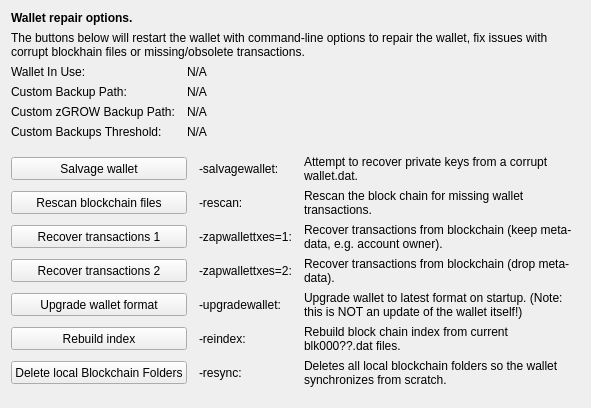
     <widget class="QWidget" name="tab_repair">
      <attribute name="title">
       <string>&amp;Wallet Repair</string>
      </attribute>
      <layout class="QGridLayout" name="gridLayout_4" columnstretch="0,0,0,0">
       <property name="horizontalSpacing">
        <number>12</number>
       </property>
       <item row="0" column="0" colspan="4">
        <widget class="QLabel" name="label_repair_header">
         <property name="font">
          <font>
           <weight>75</weight>
           <bold>true</bold>
          </font>
         </property>
         <property name="text">
          <string>Wallet repair options.</string>
         </property>
        </widget>
       </item>
       <item row="1" column="0" colspan="4">
        <widget class="QLabel" name="label_repair_helptext">
         <property name="font">
          <font>
           <weight>50</weight>
           <bold>false</bold>
          </font>
         </property>
         <property name="text">
          <string>The buttons below will restart the wallet with command-line options to repair the wallet, fix issues with corrupt blockhain files or missing/obsolete transactions.</string>
         </property>
         <property name="wordWrap">
          <bool>true</bool>
         </property>
        </widget>
       </item>
       <item row="2" column="0">
        <widget class="QLabel" name="wallet_path_label">
         <property name="text">
          <string>Wallet In Use:</string>
         </property>
        </widget>
       </item>
       <item row="2" column="1" colspan="3">
        <widget class="QLabel" name="wallet_path">
         <property name="cursor">
          <cursorShape>IBeamCursor</cursorShape>
         </property>
         <property name="text">
          <string>N/A</string>
         </property>
         <property name="textFormat">
          <enum>Qt::PlainText</enum>
         </property>
         <property name="textInteractionFlags">
          <set>Qt::LinksAccessibleByMouse|Qt::TextSelectableByKeyboard|Qt::TextSelectableByMouse</set>
         </property>
        </widget>
       </item>
       <item row="3" column="0">
        <widget class="QLabel" name="wallet_custombackuppath_label">
         <property name="text">
          <string>Custom Backup Path:</string>
         </property>
         <property name="visible">
          <bool>false</bool>
         </property>
        </widget>
       </item>
       <item row="3" column="1" colspan="3">
        <widget class="QLabel" name="wallet_custombackuppath">
         <property name="cursor">
          <cursorShape>IBeamCursor</cursorShape>
         </property>
         <property name="text">
          <string>N/A</string>
         </property>
         <property name="textFormat">
          <enum>Qt::PlainText</enum>
         </property>
         <property name="textInteractionFlags">
          <set>Qt::LinksAccessibleByMouse|Qt::TextSelectableByKeyboard|Qt::TextSelectableByMouse</set>
         </property>
         <property name="visible">
          <bool>false</bool>
         </property>
        </widget>
       </item>
       <item row="4" column="0">
        <widget class="QLabel" name="wallet_customzpivbackuppath_label">
         <property name="text">
          <string>Custom zGROW Backup Path:</string>
         </property>
         <property name="visible">
          <bool>false</bool>
         </property>
        </widget>
       </item>
       <item row="4" column="1" colspan="3">
        <widget class="QLabel" name="wallet_customzpivbackuppath">
         <property name="cursor">
          <cursorShape>IBeamCursor</cursorShape>
         </property>
         <property name="text">
          <string>N/A</string>
         </property>
         <property name="textFormat">
          <enum>Qt::PlainText</enum>
         </property>
         <property name="textInteractionFlags">
          <set>Qt::LinksAccessibleByMouse|Qt::TextSelectableByKeyboard|Qt::TextSelectableByMouse</set>
         </property>
         <property name="visible">
          <bool>false</bool>
         </property>
        </widget>
       </item>
       <item row="5" column="0">
        <widget class="QLabel" name="wallet_custombackupthreshold_label">
         <property name="text">
          <string>Custom Backups Threshold:</string>
         </property>
         <property name="visible">
          <bool>false</bool>
         </property>
        </widget>
       </item>
       <item row="5" column="1" colspan="3">
        <widget class="QLabel" name="wallet_custombackupthreshold">
         <property name="cursor">
          <cursorShape>IBeamCursor</cursorShape>
         </property>
         <property name="text">
          <string>N/A</string>
         </property>
         <property name="textFormat">
          <enum>Qt::PlainText</enum>
         </property>
         <property name="textInteractionFlags">
          <set>Qt::LinksAccessibleByMouse|Qt::TextSelectableByKeyboard|Qt::TextSelectableByMouse</set>
         </property>
         <property name="visible">
          <bool>false</bool>
         </property>
        </widget>
       </item>
       <item row="6" column="0">
        <spacer name="verticalSpacer_repair1">
         <property name="orientation">
          <enum>Qt::Vertical</enum>
         </property>
         <property name="sizeHint" stdset="0">
          <size>
           <width>10</width>
           <height>10</height>
          </size>
         </property>
        </spacer>
       </item>
       <item row="7" column="0" colspan="2">
        <widget class="QPushButton" name="btn_salvagewallet">
         <property name="minimumSize">
          <size>
           <width>100</width>
           <height>23</height>
          </size>
         </property>
         <property name="text">
          <string>Salvage wallet</string>
         </property>
        </widget>
       </item>
       <item row="7" column="2">
        <widget class="QLabel" name="label_repair_salvage_command">
         <property name="text">
          <string notr="true">-salvagewallet:</string>
         </property>
        </widget>
       </item>
       <item row="7" column="3">
        <widget class="QLabel" name="label_repair_salvage">
         <property name="text">
          <string>Attempt to recover private keys from a corrupt wallet.dat.</string>
         </property>
         <property name="wordWrap">
          <bool>true</bool>
         </property>
        </widget>
       </item>
       <item row="8" column="0" colspan="2">
        <widget class="QPushButton" name="btn_rescan">
         <property name="minimumSize">
          <size>
           <width>100</width>
           <height>23</height>
          </size>
         </property>
         <property name="text">
          <string>Rescan blockchain files</string>
         </property>
        </widget>
       </item>
       <item row="8" column="2">
        <widget class="QLabel" name="label_repair_rescan_command">
         <property name="text">
          <string notr="true">-rescan:</string>
         </property>
        </widget>
       </item>
       <item row="8" column="3">
        <widget class="QLabel" name="label_repair_rescan">
         <property name="text">
          <string>Rescan the block chain for missing wallet transactions.</string>
         </property>
         <property name="wordWrap">
          <bool>true</bool>
         </property>
        </widget>
       </item>
       <item row="9" column="0" colspan="2">
        <widget class="QPushButton" name="btn_zapwallettxes1">
         <property name="minimumSize">
          <size>
           <width>100</width>
           <height>23</height>
          </size>
         </property>
         <property name="text">
          <string>Recover transactions 1</string>
         </property>
        </widget>
       </item>
       <item row="9" column="2">
        <widget class="QLabel" name="label_repair_zap1_command">
         <property name="text">
          <string notr="true">-zapwallettxes=1:</string>
         </property>
        </widget>
       </item>
       <item row="9" column="3">
        <widget class="QLabel" name="label_repair_zap1">
         <property name="text">
          <string>Recover transactions from blockchain (keep meta-data, e.g. account owner).</string>
         </property>
         <property name="wordWrap">
          <bool>true</bool>
         </property>
        </widget>
       </item>
       <item row="10" column="0" colspan="2">
        <widget class="QPushButton" name="btn_zapwallettxes2">
         <property name="minimumSize">
          <size>
           <width>100</width>
           <height>23</height>
          </size>
         </property>
         <property name="text">
          <string>Recover transactions 2</string>
         </property>
        </widget>
       </item>
       <item row="10" column="2">
        <widget class="QLabel" name="label_repair_zap2_command">
         <property name="text">
          <string notr="true">-zapwallettxes=2:</string>
         </property>
        </widget>
       </item>
       <item row="10" column="3">
        <widget class="QLabel" name="label_repair_zap2">
         <property name="text">
          <string>Recover transactions from blockchain (drop meta-data).</string>
         </property>
         <property name="wordWrap">
          <bool>true</bool>
         </property>
        </widget>
       </item>
       <item row="11" column="0" colspan="2">
        <widget class="QPushButton" name="btn_upgradewallet">
         <property name="minimumSize">
          <size>
           <width>100</width>
           <height>23</height>
          </size>
         </property>
         <property name="text">
          <string>Upgrade wallet format</string>
         </property>
        </widget>
       </item>
       <item row="11" column="2">
        <widget class="QLabel" name="label_repair_upgrade_command">
         <property name="text">
          <string notr="true">-upgradewallet:</string>
         </property>
        </widget>
       </item>
       <item row="11" column="3">
        <widget class="QLabel" name="label_repair_upgrade">
         <property name="text">
          <string>Upgrade wallet to latest format on startup. (Note: this is NOT an update of the wallet itself!)</string>
         </property>
         <property name="wordWrap">
          <bool>true</bool>
         </property>
        </widget>
       </item>
       <item row="12" column="0" colspan="2">
        <widget class="QPushButton" name="btn_reindex">
         <property name="minimumSize">
          <size>
           <width>100</width>
           <height>23</height>
          </size>
         </property>
         <property name="text">
          <string>Rebuild index</string>
         </property>
        </widget>
       </item>
       <item row="12" column="2">
        <widget class="QLabel" name="label_repair_reindex_command">
         <property name="text">
          <string notr="true">-reindex:</string>
         </property>
        </widget>
       </item>
       <item row="12" column="3">
        <widget class="QLabel" name="label_repair_reindex">
         <property name="text">
          <string>Rebuild block chain index from current blk000??.dat files.</string>
         </property>
         <property name="wordWrap">
          <bool>true</bool>
         </property>
        </widget>
       </item>
       <item row="13" column="0" colspan="2">
        <widget class="QPushButton" name="btn_resync">
         <property name="minimumSize">
          <size>
           <width>100</width>
           <height>23</height>
          </size>
         </property>
         <property name="text">
          <string>Delete local Blockchain Folders</string>
         </property>
        </widget>
       </item>
       <item row="13" column="2">
        <widget class="QLabel" name="label_repair_resync_command">
         <property name="text">
          <string>-resync:</string>
         </property>
        </widget>
       </item>
       <item row="13" column="3">
        <widget class="QLabel" name="label_repair_resync">
         <property name="text">
          <string>Deletes all local blockchain folders so the wallet synchronizes from scratch.</string>
         </property>
         <property name="wordWrap">
          <bool>true</bool>
         </property>
        </widget>
       </item>
       <item row="14" column="0">
        <spacer name="verticalSpacer_repair2">
         <property name="orientation">
          <enum>Qt::Vertical</enum>
         </property>
         <property name="sizeHint" stdset="0">
          <size>
           <width>20</width>
           <height>10</height>
          </size>
         </property>
        </spacer>
       </item>
      </layout>
     </widget>
